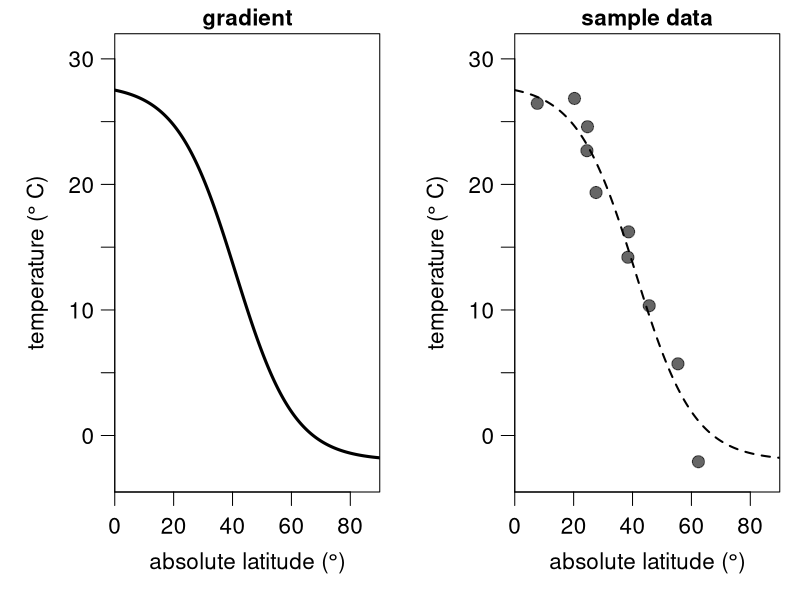
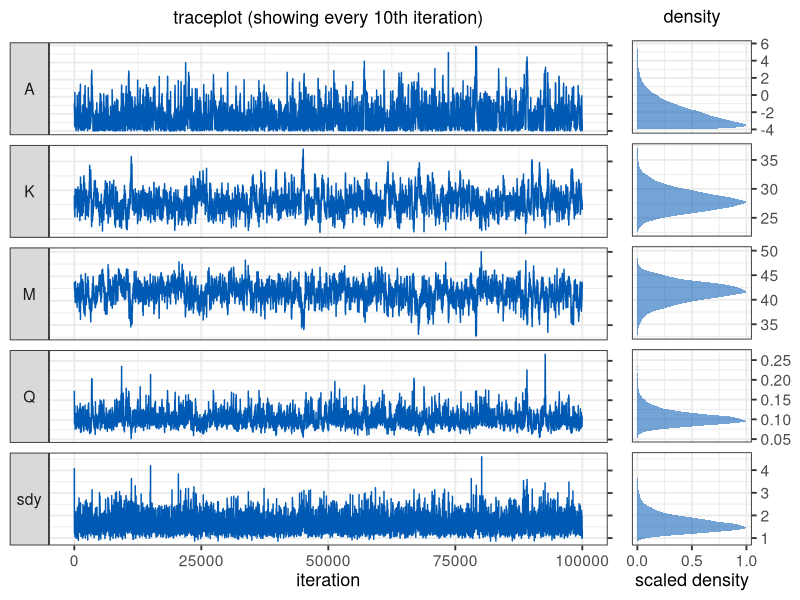
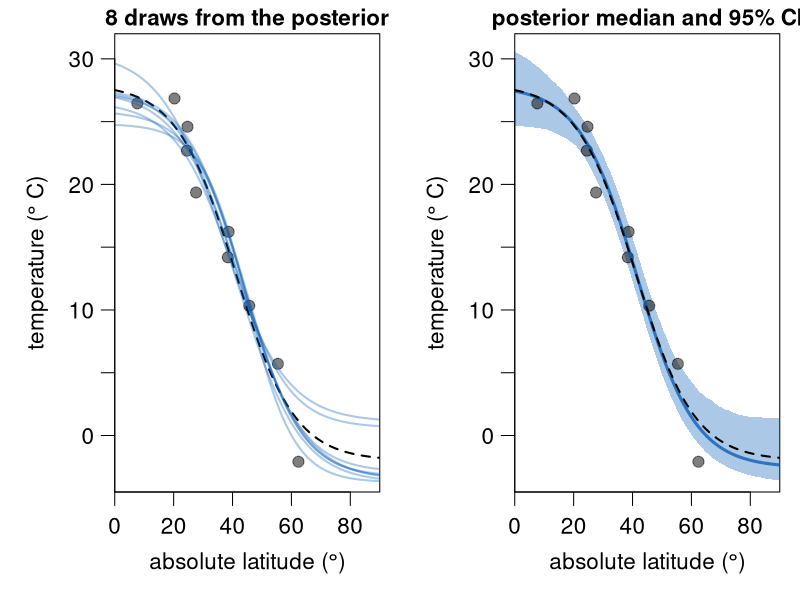

Reproduce these figures in R, in order.
######################################################
######################################################
### A Metropolis-Hastings algorithm for Latitudinal
### Temperature Gradients
###
### by Kilian Eichenseer
### February 2022
###
######################################################
######################################################
### FUNCTIONS

gradient <- function(x, coeff, sdy) { # sigma is labelled "sdy"
  A = coeff[1]
  K = coeff[2]
  M = coeff[3]
  Q = coeff[4]
  return(A + max(c(K-A,0))/((1+(exp(Q*(x-M))))) + rnorm(length(x),0,sdy))
}

loglik <- function(x, y,  coeff, sdy) {
  A = coeff[1]
  K = coeff[2]
  M = coeff[3]
  Q = coeff[4]
  pred = A + max(c(K-A,0))/((1+(exp(Q*(x-M)))))
  return(sum(dnorm(y, mean = pred, sd = sdy, log = TRUE)))
}

logprior <- function(coeff) {
  return(sum(c(
    dunif(coeff[1], -4, 40, log = TRUE),
    dunif(coeff[2], -4, 40, log = TRUE),
    dnorm(coeff[3], 45, 10, log = TRUE),
    dlnorm(coeff[4], -2, 1, log = TRUE))))
}

logposterior <- function(x, y, coeff, sdy){
  return (loglik(x, y, coeff, sdy) + logprior(coeff))
}

MH_propose <- function(coeff, proposal_sd){
  return(rnorm(4,mean = coeff, sd= proposal_sd))
}

# Main MCMCM function
run_MCMC <- function(x, y, coeff_inits, sdy_init, nIter){
  ### Initialisation
  coefficients = array(dim = c(nIter,4)) # set up array to store coefficients
  coefficients[1,] = coeff_inits # initialise coefficients
  sdy = rep(NA_real_,nIter) # set up vector to store sdy
  sdy[1] = sdy_init # intialise sdy
  A_sdy = 3 # parameter for the prior on the inverse gamma distribution of sdy
  B_sdy = 0.1 # parameter for the prior on the inverse gamma distribution of sdy
  n <- length(y)
  shape_sdy <- A_sdy+n/2 # shape parameter for the inverse gamma
  
  ### The MCMC loop
  for (i in 2:nIter){ 
    
    ## 1. Gibbs step to estimate sdy
    sdy[i] = sqrt(1/rgamma(
      1,shape_sdy,B_sdy+0.5*sum((y-gradient(x,coefficients[i-1,],0))^2)))
    
    ## 2. Metropolis-Hastings step to estimate the regression coefficients
    proposal = MH_propose(coefficients[i-1,],proposal_sd =  c(.5,.5,.5,0.01)) # new proposed values
    if(any(proposal[4] <= 0)) HR = 0 else # Q needs to be >0
      # Hastings ratio of the proposal
      HR = exp(logposterior(x = x, y = y, coeff = proposal, sdy = sdy[i]) -
                 logposterior(x = x, y = y, coeff = coefficients[i-1,], sdy = sdy[i]))
    # accept proposal with probability = min(HR,1)
    if (runif(1) < HR){ 
      coefficients[i,] = proposal
      # if proposal is rejected, keep the values from the previous iteration
    }else{
      coefficients[i,] = coefficients[i-1,]
    }
  } # end of the MCMC loop
  
  ###  Function output
  output = data.frame(A = coefficients[,1],
                      K = coefficients[,2],
                      M = coefficients[,3],
                      Q = coefficients[,4],
                      sdy = sdy)
  return(output)
}

### Taking samples
set.seed(10)
sample_lat <- runif(10,0,90)
sample_data <- data.frame(
  x = sample_lat, 
  y = gradient(x = sample_lat, coeff = c(-2.0, 28, 41, 0.1), sd = 2))

### Analysis
nIter <- 100000
print(system.time({m <- run_MCMC(x = sample_data$x, y = sample_data$y,
                                 coeff_inits = c(0,30,45,0.2), sdy_init = 4, nIter = nIter)}))

######################################################
######################################################
### PLOTS

######################################################
## Plots of the data
layout(matrix(c(1,2), nrow = 1, ncol = 2, byrow = TRUE))

par(mar = c(4,4.25,1.25,0.75), las = 1, mgp = c(2.25,0.75,0), cex = 1.35)
latitude <- seq(0,90,by=0.2)
temperature <- gradient(x = latitude, coeff = c(-2.0, 28, 41, 0.1), sd = 0)
plot(latitude, temperature, type = "l", lwd = 3, ylim = c(-4.5,32), xlab = expression ("absolute latitude ("*degree*")"), yaxt = "n", ylab = expression("temperature ("*degree~"C)"), yaxs = "i", xaxs = "i",
     xlim = c(0,90), main = "gradient", cex.main = 1)
axis(2,seq(-5,30,5),c(NA,0,NA,10,NA,20,NA,30))


plot(latitude, temperature, type = "l", lwd = 2, ylim = c(-4.5,32), xlab = expression ("absolute latitude ("*degree*")"), yaxt = "n", ylab = expression("temperature ("*degree~"C)"), yaxs = "i", xaxs = "i",
     xlim = c(0,90), main = "sample data", lty= 2, cex.main = 1)
points(sample_data$x, sample_data$y,  pch = 19, cex = 1.2, col = rgb(0,0,0,0.6), xpd = T)
axis(2,seq(-5,30,5),c(NA,0,NA,10,NA,20,NA,30))

######################################################
## Posterior checks

library(ggplot2)
library(dplyr)
library(reshape)
library(cowplot)
m <- m %>% mutate(iteration = 1:nrow(.))
mm <- melt(m,id.vars = "iteration")

facet.labs = c("F", "K", "M", "Q", expression(sigma["y"]))
names(facet.labs) <- c("A", "K", "M", "Q", "sdy")

p1 <- ggplot(mm %>% filter(iteration %% 10 == 0)) + geom_line(aes(x = iteration, y = value),
                                                              colour = rgb(0,0.35,0.7,1))+
  facet_grid(variable ~ ., switch = "y",scales = "free_y",
             labeller = labeller(variable = facet.labs)) + 
  theme(legend.position = "none")+
  theme_bw(base_size = 14)+
  theme(strip.text.y.left = element_text(angle = 0))+
  scale_y_continuous(position = "right")+
  ylab(NULL)+
  ggtitle(expression("traceplot (showing every 10th"~"iteration)"))+ 
  theme(plot.title = element_text(size = 13, face = "bold",hjust = 0.5),
        axis.title=element_text(size=13), axis.text.y=element_blank(),)


p2 <- ggplot(mm %>% filter(iteration %% 10 == 0)) +
  #geom_vline(aes(xintercept = trueval), colour = "black", size = 1,linetype = "solid")+
  
  stat_density(aes(x = value, y =..scaled..), 
               fill = rgb(0,0.35,0.7,0.55), size = 1.5)+
  facet_grid(variable ~ ., scales = "free_y")+ 
  theme(legend.position = "none")+
  theme_bw(base_size = 14)+
  theme(strip.background = element_blank(),
        strip.text.y = element_blank())+ 
  scale_y_continuous(position = "left",breaks = c(0,0.5,1))+
  scale_x_continuous(position = "top")+
  coord_flip()+
  ylab("scaled density")+
  xlab(NULL)+
  ggtitle(expression("density"))+ 
  theme(plot.title = element_text(size = 13, face = "bold",hjust = 0.5),
        axis.title=element_text(size=13))

plot_grid(p1, p2, ncol = 2, labels = c("", ""),
          rel_widths = c(7,2))

######################################################
## Gradient from posterior
# function for plotting the 95 % CI shading
error_polygon <- function(x,en,ep,color) {
  polygon( c(x[1], x, x[length(x)], x[length(x)], rev(x), x[1]),
           c((ep)[1],ep, (ep)[length(ep)], (en)[length(en)], rev(en), (en)[1]),
           border = NA, col = color)
}
#
burnin <- 10000
layout(matrix(c(1,2), nrow = 1, ncol = 2, byrow = TRUE))
par(mar = c(4,4.25,1.25,0.75), las = 1, mgp = c(2.25,0.75,0), cex = 1.35)
latitude <- seq(0,90,by=0.5)
temperature <- gradient(x = latitude, coeff = c(-2.0, 28, 41, 0.1), sdy = 0)
plot(latitude, temperature, type = "l", lwd = 2, ylim = c(-4.5,32), xlab = expression ("absolute latitude ("*degree*")"), yaxt = "n", ylab = expression("temperature ("*degree~"C)"), yaxs = "i", xaxs = "i", lty = 2,
     xlim = c(0,90), main = "8 draws from the posterior", cex.main = 1)
points(sample_data$x, sample_data$y,  pch = 19, cex = 1.1, col = rgb(0,0,0,0.5), xpd = T)
replicate(8, points(latitude, gradient(x = latitude, coeff = unlist(m[sample((burnin+1):nIter,1),1:5]), sdy = 0), type = "l", col = rgb(0,0.35,0.7,0.33), lwd = 2))
axis(2,seq(-5,30,5),c(NA,0,NA,10,NA,20,NA,30))


### Calculate confidence intervals
sample_it <- sample((burnin+1):nIter,1000)
grad_025 <- sapply(1:length(latitude), function(f) quantile(apply(m[sample_it,1:5],1,function(a) gradient(x=latitude[f], coeff =  a, sdy = 0)), probs = 0.025))
grad_975 <- sapply(1:length(latitude), function(f) quantile(apply(m[sample_it,1:5],1,function(a) gradient(x=latitude[f], coeff =  a, sdy = 0)), probs = 0.975))


### Calculate confidence intervals
sample_it <- sample((burnin+1):nIter,1000)
grad_025 <- sapply(1:length(latitude), function(f) quantile(apply(m[sample_it,1:5],1,function(a) gradient(x=latitude[f], coeff =  a, sdy = 0)), probs = 0.025))
grad_975 <- sapply(1:length(latitude), function(f) quantile(apply(m[sample_it,1:5],1,function(a) gradient(x=latitude[f], coeff =  a, sdy = 0)), probs = 0.975))


plot(latitude, temperature, type = "n", lwd = 2, ylim = c(-4.5,32), xlab = expression ("absolute latitude ("*degree*")"), yaxt = "n", ylab = expression("temperature ("*degree~"C)"), yaxs = "i", xaxs = "i", lty = 2,
     xlim = c(0,90), main = "posterior median and 95% CI", cex.main = 1)

error_polygon <- function(x,en,ep,color) {
  polygon( c(x[1], x, x[length(x)], x[length(x)], rev(x), x[1]),
           c((ep)[1],ep, (ep)[length(ep)], (en)[length(en)], rev(en), (en)[1]),
           border = NA, col = color)
}
error_polygon(latitude,grad_025,grad_975,rgb(0,0.35,0.7,0.33))
points(sample_data$x, sample_data$y,  pch = 19, cex = 1.1, col = rgb(0,0,0,0.5), xpd = T)

points(latitude, gradient(x=latitude, coeff =  apply(m[sample_it,1:5],2,median), sdy = 0), type = "l", lwd = 3, col = rgb(0,0.35,0.7,0.75))
points(latitude, temperature, type = "l", lwd = 2, lty = 2)
axis(2,seq(-5,30,5),c(NA,0,NA,10,NA,20,NA,30))
